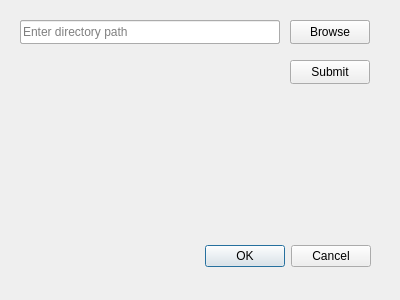
<ui version="4.0">
 <class>example3DialogBase</class>
 <widget class="QDialog" name="example3DialogBase">
  <property name="geometry">
   <rect>
    <x>0</x>
    <y>0</y>
    <width>400</width>
    <height>300</height>
   </rect>
  </property>
  <property name="windowTitle">
   <string>example3</string>
  </property>

  <!-- Directory Line Edit -->
  <widget class="QLineEdit" name="directoryLineEdit_1">
   <property name="geometry">
    <rect>
     <x>20</x>
     <y>20</y>
     <width>260</width>
     <height>24</height>
    </rect>
   </property>
   <property name="placeholderText">
    <string>Enter directory path</string>
   </property>
  </widget>

  <!-- Browse Button -->
  <widget class="QPushButton" name="browseButton_1">
   <property name="geometry">
    <rect>
     <x>290</x>
     <y>20</y>
     <width>80</width>
     <height>24</height>
    </rect>
   </property>
   <property name="text">
    <string>Browse</string>
   </property>
  </widget>
  <!-- Directory Line Edit -->
  <widget class="QLineEdit" name="directoryLineEdit_2">
   <property name="geometry">
    <rect>
     <x>20</x>
     <y>20</y>
     <width>260</width>
     <height>24</height>
    </rect>
   </property>
   <property name="placeholderText">
    <string>Enter directory path</string>
   </property>
  </widget>

  <!-- Browse Button -->
  <widget class="QPushButton" name="browseButton_2">
   <property name="geometry">
    <rect>
     <x>290</x>
     <y>20</y>
     <width>80</width>
     <height>24</height>
    </rect>
   </property>
   <property name="text">
    <string>Browse</string>
   </property>
  </widget>

  <!-- Submit Button -->
  <widget class="QPushButton" name="submitButton">
   <property name="geometry">
    <rect>
     <x>290</x>
     <y>60</y>
     <width>80</width>
     <height>24</height>
    </rect>
   </property>
   <property name="text">
    <string>Submit</string>
   </property>
  </widget>

  <!-- Button Box (for Cancel and Ok) -->
  <widget class="QDialogButtonBox" name="button_box">
   <property name="geometry">
    <rect>
     <x>30</x>
     <y>240</y>
     <width>341</width>
     <height>32</height>
    </rect>
   </property>
   <property name="orientation">
    <enum>Qt::Horizontal</enum>
   </property>
   <property name="standardButtons">
    <set>QDialogButtonBox::Cancel|QDialogButtonBox::Ok</set>
   </property>
  </widget>

 </widget>
 <resources/>
 <connections>
  <connection>
   <sender>button_box</sender>
   <signal>accepted()</signal>
   <receiver>example3DialogBase</receiver>
   <slot>accept()</slot>
   <hints>
    <hint type="source_label">
     <x>248</x>
     <y>254</y>
    </hint>
    <hint type="destination_label">
     <x>157</x>
     <y>274</y>
    </hint>
   </hints>
  </connection>
  <connection>
   <sender>button_box</sender>
   <signal>rejected()</signal>
   <receiver>example3DialogBase</receiver>
   <slot>reject()</slot>
   <hints>
    <hint type="source_label">
     <x>316</x>
     <y>260</y>
    </hint>
    <hint type="destination_label">
     <x>286</x>
     <y>274</y>
    </hint>
   </hints>
  </connection>
 </connections>
</ui>
